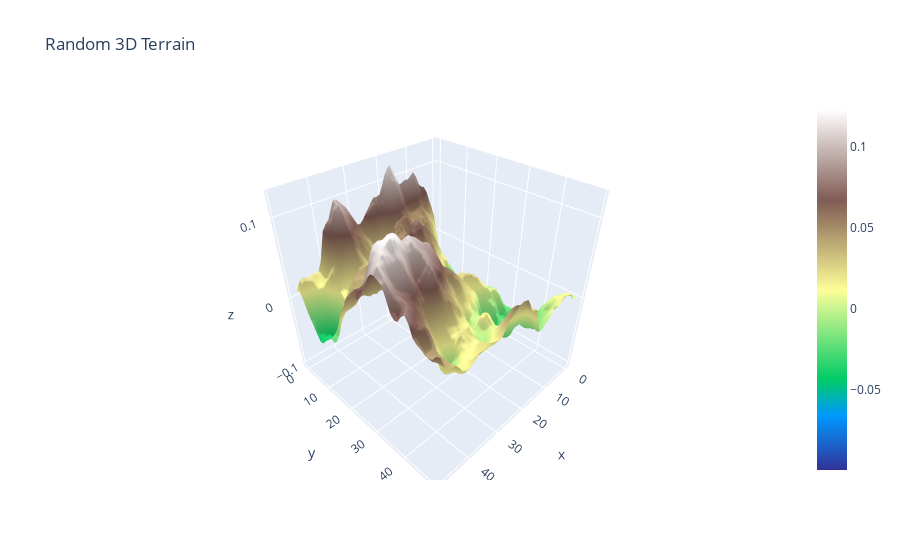

This figure's notebook cell:
### Markdown cell above
Finally time to produce the interactive graph! Luckily for us, Plotly has created an API to the JavaScript library so this can be produce solely in Python.

### Code cell
import plotly
import plotly.graph_objects as go
plotly.offline.init_notebook_mode(connected=True)

fig = go.Figure(data=[go.Surface(colorscale=terrain,z=world)])

fig.update_layout(title='Random 3D Terrain')

# Note that include_plotlyjs is used as cdn so that the static site generator can read it and present it on the browser. This is not typically required.
# html = plotly.offline.plot(fig, filename='3d-terrain-plotly.html',include_plotlyjs='cdn')

### Figure 1 — Plotly figure (JSON) as saved in the notebook; plotly's stock layout.template omitted (floating-point values rounded to 4 significant figures; data arrays with more than 128 entries replaced by an {"elided": "..."} marker saying what was removed)
{"data": [{"colorscale": {"elided": "255x2 mixed values"}, "type": "surface", "z": {"elided": "50x50 float values"}}], "layout": {"title": {"text": "Random 3D Terrain"}}}
